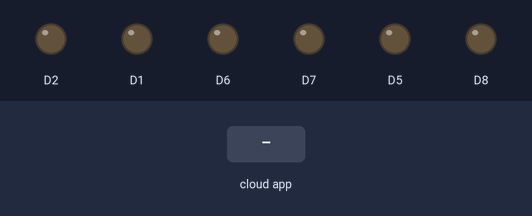
Simulated run of this sketch. Board: ESP8266 (NodeMCU). On the bench: output pins drawn as LEDs (lit = HIGH). The test bench sets the inputs (shaded band). WiFi joins after 1.5 s; servers stay silent unless stated; the Firebase database answers and starts empty; what the sketch prints to the serial monitor is not drawn.

Above: at 2.7 s.
2.8 s: the phone or cloud app sets person1 to -
At 5.6 s:
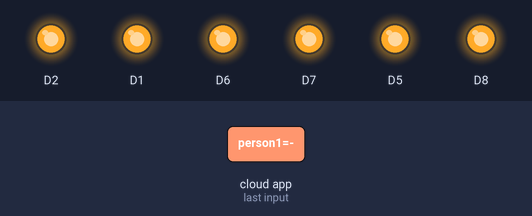
8.4 s: the phone or cloud app sets person2 to -
At 13.0 s:
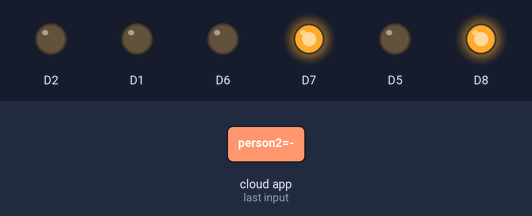
13.3 s: the phone or cloud app sets person3 to -
At 16.5 s:
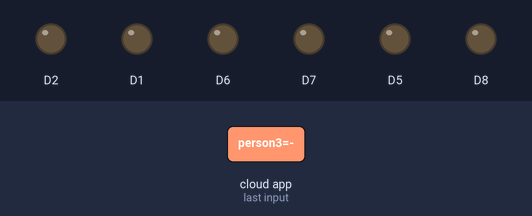
Timing chart, 0 to 18.0 s (numbered marks = the images above; inputs shaded):
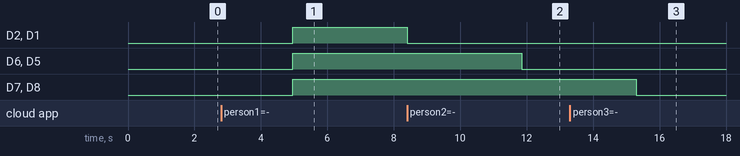

Measured:
- after the input at 8.4 s, D6, D5: HIGH → LOW after 3.5 s
- after the input at 13.3 s, D7, D8: HIGH → LOW after 2.0 s

The sketch:

LED-Nofitication.ino
```cpp
// (licence header left out)
// FirebaseDemo_ESP8266 is a sample that demo the different functions
// of the FirebaseArduino API.

#include <ESP8266WiFi.h>
#include <FirebaseArduino.h>
// Set these to run example.
//Fire Base Host Will be the link in Realtime database without the http
#define FIREBASE_HOST "thunderbird-7ee2e-default-rtdb.asia-southeast1.firebasedatabase.app"
//Fire Base AUTH will be in Project Settings Service Account in Database Secrets
#define FIREBASE_AUTH "yVroB43eV25v4HuTa9DG8fPVpqGVpmGGkas9lsHM"
// Set Wifi Name and Password
#define WIFI_SSID "WIFI Name"
#define WIFI_PASSWORD "Wifi Password"

void setup() {

  Serial.begin(115200);

  // connect to wifi.
  WiFi.begin(WIFI_SSID, WIFI_PASSWORD);
  Serial.print("connecting");
  while (WiFi.status() != WL_CONNECTED) {
    Serial.print(".");
    delay(500);
  }
  //Lines to Check if It Working
  //Serial.println();
  //Serial.print("connected: ");

  Serial.println(WiFi.localIP());
   pinMode(D1, OUTPUT);
   pinMode(D2, OUTPUT);
   pinMode(D7, OUTPUT);
   pinMode(D8, OUTPUT);
   pinMode(D5, OUTPUT);
   pinMode(D6, OUTPUT);

  //Connect to Firebase to check if any Changes
  Firebase.begin(FIREBASE_HOST, FIREBASE_AUTH);
}

//Because my LED will have to differentiate against 3 people
String person1 = "-";
String person2 = "-";
String person3 = "-";


// Delays every 1 second, to check if firebase has changed from - for the three to anything else and if there is anything else high the persons leds
void loop() {


  if(person1 == "-"){
  digitalWrite(D1, LOW);
  digitalWrite(D2, LOW);

   }
     if(person3 == "-"){
    digitalWrite(D7, LOW);
  digitalWrite(D8, LOW);

   }
     if(person2 == "-"){
  digitalWrite(D5, LOW);
  digitalWrite(D6, LOW);
   }


  if(person1 != "-"){
  digitalWrite(D1, HIGH);
  digitalWrite(D2, HIGH);
   }
  if(person3 != "-"){
  digitalWrite(D7, HIGH);
  digitalWrite(D8, HIGH);
   }
     if(person2 != "-"){
  digitalWrite(D5, HIGH);
  digitalWrite(D6, HIGH);
   }


   person1 = Firebase.getString("person1");
   delay(1000);
   person2 = Firebase.getString("person2");
     delay(1000);
 person3 = Firebase.getString("person3");
 delay(1000);

}
```
